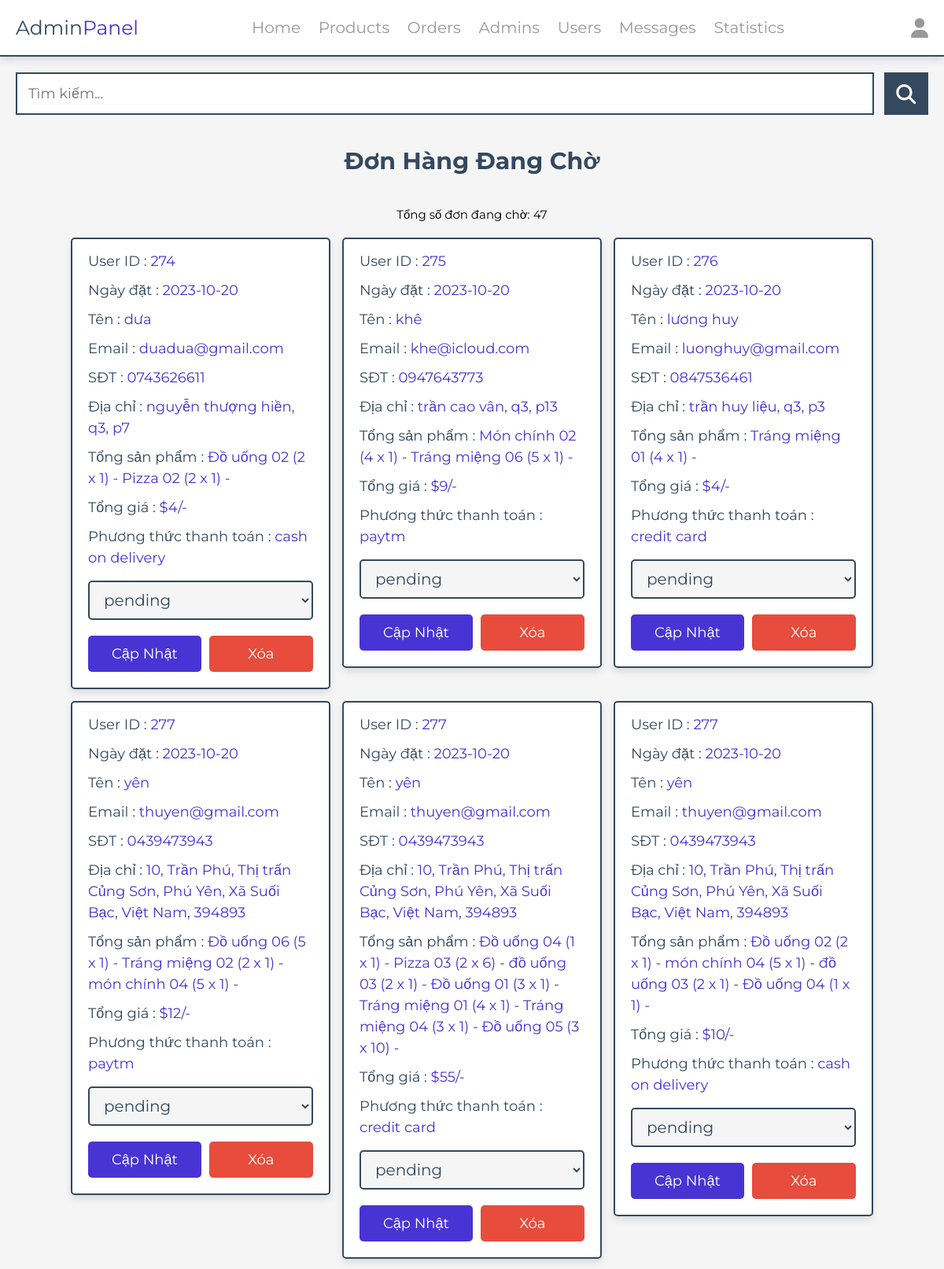
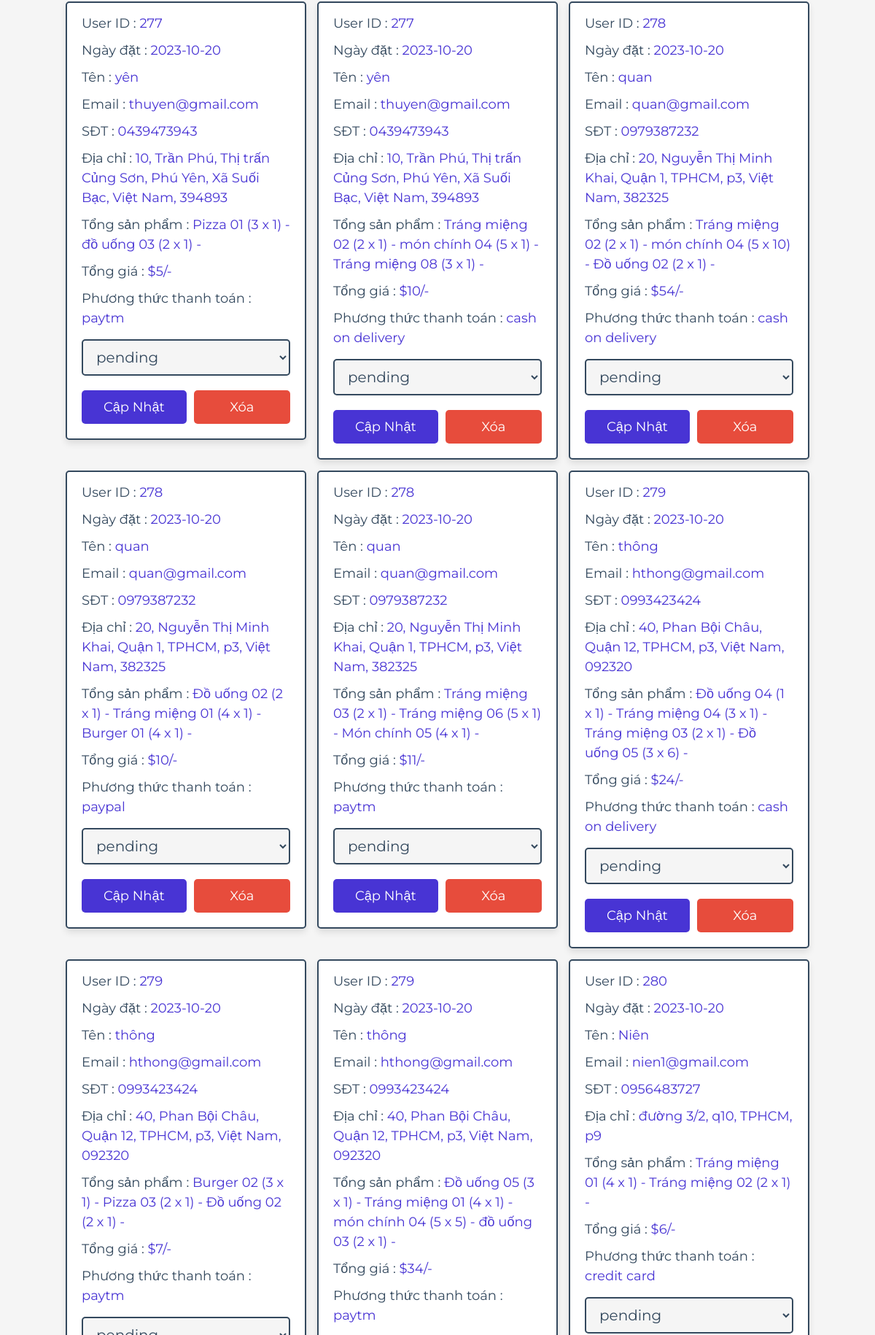
The page /admin/money_pending.php (signed in, upper part) on the database its author committed (2 pictures, top to bottom).
### tables this page shows
CREATE TABLE `orders` (
  `id` int(100) NOT NULL,
  `user_id` int(100) NOT NULL,
  `name` varchar(20) NOT NULL,
  `number` varchar(10) NOT NULL,
  `email` varchar(50) NOT NULL,
  `method` varchar(50) NOT NULL,
  `address` varchar(500) NOT NULL,
  `total_products` varchar(1000) NOT NULL,
  `total_price` int(100) NOT NULL,
  `placed_on` date NOT NULL DEFAULT current_timestamp(),
  `payment_status` varchar(20) NOT NULL DEFAULT 'pending'
);

### admin/money_pending.php (the view, shortened to what this page needs)
<?php
include '../components/connect.php';
$search_condition = "";
$records_per_page = 30;
$page = isset($_GET['page']) ? intval($_GET['page']) : 1;
$offset = ($page - 1) * $records_per_page;
$total_pending_orders = $conn->query("SELECT COUNT(*) FROM `orders` WHERE `payment_status` = 'pending' $search_condition")->fetchColumn();
$select_orders = $conn->prepare("SELECT * FROM `orders` WHERE `payment_status` = 'pending' $search_condition LIMIT :offset, :records_per_page");
$select_orders->bindParam(':offset', $offset, PDO::PARAM_INT);
$select_orders->bindParam(':records_per_page', $records_per_page, PDO::PARAM_INT);
$select_orders->execute();
?>
<!DOCTYPE html>
<html lang="en">
<head>
    <link rel="stylesheet" href="https://cdnjs.cloudflare.com/ajax/libs/font-awesome/6.1.1/css/all.min.css">
    <link rel="stylesheet" href="../css/admin_style.css">
</head>
<body>
<?php include '../components/admin_header.php' ?>
<section class="search-form">
    <form method="post" action="">
        <input type="text" name="search_box" placeholder="Tìm kiếm..." class="box">
        <button type="submit" name="search_btn" class="fas fa-search"></button>
    </form>
</section>
<section class="placed-orders">
    <h1 class="heading">Đơn hàng đang chờ</h1>
    <section class="summary">
            <p>Tổng số đơn đang chờ: <?= $total_pending_orders; ?></p>
        </section>
    <div class="box-container">
        <?php
        if ($select_orders->rowCount() > 0) {
            while ($fetch_orders = $select_orders->fetch(PDO::FETCH_ASSOC)) {
                ?>
                <div class="box">
                    <p> User ID : <span><?= $fetch_orders['user_id']; ?></span> </p>
                    <p> Ngày đặt : <span><?= $fetch_orders['placed_on']; ?></span> </p>
                    <p> Tên : <span><?= $fetch_orders['name']; ?></span> </p>
                    <p> Email : <span><?= $fetch_orders['email']; ?></span> </p>
                    <p> SĐT : <span><?= $fetch_orders['number']; ?></span> </p>
                    <p> Địa chỉ : <span><?= $fetch_orders['address']; ?></span> </p>
                    <p> Tổng sản phẩm : <span><?= $fetch_orders['total_products']; ?></span> </p>
                    <p> Tổng giá : <span>$<?= $fetch_orders['total_price']; ?>/-</span> </p>
                    <p> Phương thức thanh toán : <span><?= $fetch_orders['method']; ?></span> </p>
                    <form action="" method="POST">
                        <select name="payment_status" class="drop-down">
                            <option value="" selected disabled><?= $fetch_orders['payment_status']; ?></option>
                        </select>
                        <div class="flex-btn">
                            <input type="submit" value="Cập nhật" class="btn" name="update_payment">
                            <a href="money_earned.php?delete=<?= $fetch_orders['id']; ?>" class="delete-btn"
                               onclick="return confirm('Bạn muốn xóa đơn đặt hàng này?');">Xóa</a>
                        </div>
                    </form>
                </div>
                <?php
            }
        } else {
            echo '<p class="empty">Không có đơn đặt hàng nào được tìm thấy!</p>';
        }
        ?>
    </div>
</section>
</body>
</html>

### css/admin_style.css (style rules this page uses)
:root { --main-color:#4834d4; --red:#e74c3c; --orange:#f39c12; --black:#34495e; --white:#fff; --light-bg:#f5f5f5; --light-color:#999; --border:.2rem solid var(--black); --box-shadow:0 .5rem 1rem rgba(0,0,0,.1); }
* { font-family: 'Montserrat', sans-serif; margin:0; padding:0; box-sizing: border-box; text-decoration: none; outline: none; border:none; }
html { font-size: 62.5%; overflow-x: hidden; }
body { background-color: var(--light-bg); }
section { max-width: 1200px; margin:0 auto; padding:2rem; }
.btn, .delete-btn, .option-btn { display: block; margin-top: 1rem; border-radius: .5rem; cursor: pointer; width: 100%; font-size: 1.8rem; color:var(--white); padding:1.2rem 3rem; text-transform: capitalize; text-align: center; }
.btn { background-color: var(--main-color); }
.delete-btn { background-color: var(--red); }
.flex-btn { display: flex; gap:1rem; }
.heading { text-align: center; margin-bottom: 2rem; text-transform: capitalize; color:var(--black); font-size: 3rem; }
.placed-orders .box-container { display: grid; grid-template-columns: repeat(auto-fit, 33rem); gap:1.5rem; justify-content: center; align-items: flex-start; }
.placed-orders .box-container .box { background-color: var(--white); border-radius: .5rem; box-shadow: var(--box-shadow); border:var(--border); padding:2rem; padding-top: 1rem; }
.placed-orders .box-container .box p { padding: .5rem 0; line-height: 1.5; font-size: 1.8rem; color:var(--black); }
.placed-orders .box-container .box p span { color:var(--main-color); }
.placed-orders .box-container .box .drop-down { width: 100%; margin:1rem 0; background-color: var(--light-bg); padding:1rem 1.4rem; font-size: 2rem; color:var(--black); border:var(--border); border-radius: .5rem; }
.search-form form { display: flex; gap:1.3rem; }
.search-form form .box { width: 100%; border:var(--border); padding:1.4rem; font-size: 1.8rem; color:var(--black); }
.search-form form .fa-search { width: 6rem; background-color: var(--black); color:var(--white); cursor: pointer; font-size: 2.5rem; }
.summary p { text-align: center; font-size: 1.5rem; }

### rows shown on the page
orders: user "274", placed_on "2023-10-20", name "dưa", email "duadua@gmail.com", number "0743626611", address "nguyễn thượng hiền, q3, p7", total_products "Đồ uống 02 (2 x 1) - Pizza 02 (2 x 1) -", total_price "4", method "cash on delivery", payment_status "pending"
orders: user "275", placed_on "2023-10-20", name "khê", email "khe@icloud.com", number "0947643773", address "trần cao vân, q3, p13", total_products "Món chính 02 (4 x 1) - Tráng miệng 06 (5 x 1) -", total_price "9", method "paytm", payment_status "pending"
orders: user "276", placed_on "2023-10-20", name "lương huy", email "luonghuy@gmail.com", number "0847536461", address "trần huy liệu, q3, p3", total_products "Tráng miệng 01 (4 x 1) -", total_price "4", method "credit card", payment_status "pending"
orders: user "277", placed_on "2023-10-20", name "yên", email "thuyen@gmail.com", number "0439473943", address "10, Trần Phú, Thị trấn Củng Sơn, Phú Yên, Xã Suối Bạc, Việt Nam, 394893", total_products "Đồ uống 06 (5 x 1) - Tráng miệng 02 (2 x 1) - món chính 04 (5 x 1) -", total_price "12", method "paytm", payment_status "pending"
orders: user "277", placed_on "2023-10-20", name "yên", email "thuyen@gmail.com", number "0439473943", address "10, Trần Phú, Thị trấn Củng Sơn, Phú Yên, Xã Suối Bạc, Việt Nam, 394893", total_products "Đồ uống 04 (1 x 1) - Pizza 03 (2 x 6) - đồ uống 03 (2 x 1) - Đồ uống 01 (3 x 1) - Tráng miệng 01 (4 x 1) - Tráng miệng 04 (3 x 1) - Đồ uống 05 (3 x 10) -", total_price "55", method "credit card", payment_status "pending"
orders: user "277", placed_on "2023-10-20", name "yên", email "thuyen@gmail.com", number "0439473943", address "10, Trần Phú, Thị trấn Củng Sơn, Phú Yên, Xã Suối Bạc, Việt Nam, 394893", total_products "Đồ uống 02 (2 x 1) - món chính 04 (5 x 1) - đồ uống 03 (2 x 1) - Đồ uống 04 (1 x 1) -", total_price "10", method "cash on delivery", payment_status "pending"
orders: user "277", placed_on "2023-10-20", name "yên", email "thuyen@gmail.com", number "0439473943", address "10, Trần Phú, Thị trấn Củng Sơn, Phú Yên, Xã Suối Bạc, Việt Nam, 394893", total_products "Pizza 01 (3 x 1) - đồ uống 03 (2 x 1) -", total_price "5", method "paytm", payment_status "pending"
orders: user "277", placed_on "2023-10-20", name "yên", email "thuyen@gmail.com", number "0439473943", address "10, Trần Phú, Thị trấn Củng Sơn, Phú Yên, Xã Suối Bạc, Việt Nam, 394893", total_products "Tráng miệng 02 (2 x 1) - món chính 04 (5 x 1) - Tráng miệng 08 (3 x 1) -", total_price "10", method "cash on delivery", payment_status "pending"
orders: user "278", placed_on "2023-10-20", name "quan", email "quan@gmail.com", number "0979387232", address "20, Nguyễn Thị Minh Khai, Quận 1, TPHCM, p3, Việt Nam, 382325", total_products "Tráng miệng 02 (2 x 1) - món chính 04 (5 x 10) - Đồ uống 02 (2 x 1) -", total_price "54", method "cash on delivery", payment_status "pending"
orders: user "278", placed_on "2023-10-20", name "quan", email "quan@gmail.com", number "0979387232", address "20, Nguyễn Thị Minh Khai, Quận 1, TPHCM, p3, Việt Nam, 382325", total_products "Đồ uống 02 (2 x 1) - Tráng miệng 01 (4 x 1) - Burger 01 (4 x 1) -", total_price "10", method "paypal", payment_status "pending"
orders: user "278", placed_on "2023-10-20", name "quan", email "quan@gmail.com", number "0979387232", address "20, Nguyễn Thị Minh Khai, Quận 1, TPHCM, p3, Việt Nam, 382325", total_products "Tráng miệng 03 (2 x 1) - Tráng miệng 06 (5 x 1) - Món chính 05 (4 x 1) -", total_price "11", method "paytm", payment_status "pending"
orders: user "279", placed_on "2023-10-20", name "thông", email "hthong@gmail.com", number "0993423424", address "40, Phan Bội Châu, Quận 12, TPHCM, p3, Việt Nam, 092320", total_products "Đồ uống 04 (1 x 1) - Tráng miệng 04 (3 x 1) - Tráng miệng 03 (2 x 1) - Đồ uống 05 (3 x 6) -", total_price "24", method "cash on delivery", payment_status "pending"
orders: user "279", placed_on "2023-10-20", name "thông", email "hthong@gmail.com", number "0993423424", address "40, Phan Bội Châu, Quận 12, TPHCM, p3, Việt Nam, 092320", total_products "Burger 02 (3 x 1) - Pizza 03 (2 x 1) - Đồ uống 02 (2 x 1) -", total_price "7", method "paytm", payment_status "pending"
orders: user "279", placed_on "2023-10-20", name "thông", email "hthong@gmail.com", number "0993423424", address "40, Phan Bội Châu, Quận 12, TPHCM, p3, Việt Nam, 092320", total_products "Đồ uống 05 (3 x 1) - Tráng miệng 01 (4 x 1) - món chính 04 (5 x 5) - đồ uống 03 (2 x 1) -", total_price "34", method "paytm"
orders: user "280", placed_on "2023-10-20", name "Niên", email "nien1@gmail.com", number "0956483727", address "đường 3/2, q10, TPHCM, p9", total_products "Tráng miệng 01 (4 x 1) - Tráng miệng 02 (2 x 1) -", total_price "6", method "credit card", payment_status "pending"

### other values the page prints
$total_pending_orders "47"
